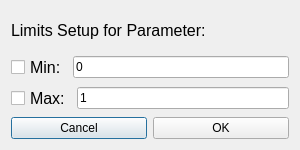
<?xml version="1.0" encoding="UTF-8"?>
<ui version="4.0">
 <class>Dialog</class>
 <widget class="QDialog" name="Dialog">
  <property name="geometry">
   <rect>
    <x>0</x>
    <y>0</y>
    <width>300</width>
    <height>150</height>
   </rect>
  </property>
  <property name="minimumSize">
   <size>
    <width>300</width>
    <height>150</height>
   </size>
  </property>
  <property name="maximumSize">
   <size>
    <width>300</width>
    <height>150</height>
   </size>
  </property>
  <property name="windowTitle">
   <string>Dialog</string>
  </property>
  <layout class="QHBoxLayout" name="horizontalLayout_4">
   <item>
    <layout class="QVBoxLayout" name="verticalLayout">
     <item>
      <widget class="QLabel" name="label">
       <property name="sizePolicy">
        <sizepolicy hsizetype="Expanding" vsizetype="Preferred">
         <horstretch>0</horstretch>
         <verstretch>0</verstretch>
        </sizepolicy>
       </property>
       <property name="maximumSize">
        <size>
         <width>361</width>
         <height>16777215</height>
        </size>
       </property>
       <property name="font">
        <font>
         <pointsize>12</pointsize>
        </font>
       </property>
       <property name="text">
        <string>Limits Setup for Parameter:</string>
       </property>
      </widget>
     </item>
     <item>
      <layout class="QHBoxLayout" name="horizontalLayout">
       <item>
        <widget class="QCheckBox" name="minCB">
         <property name="font">
          <font>
           <pointsize>12</pointsize>
          </font>
         </property>
         <property name="text">
          <string>Min:</string>
         </property>
        </widget>
       </item>
       <item>
        <widget class="QLineEdit" name="minLE">
         <property name="text">
          <string>0</string>
         </property>
        </widget>
       </item>
      </layout>
     </item>
     <item>
      <layout class="QHBoxLayout" name="horizontalLayout_2">
       <item>
        <widget class="QCheckBox" name="maxCB">
         <property name="font">
          <font>
           <pointsize>12</pointsize>
          </font>
         </property>
         <property name="text">
          <string>Max:</string>
         </property>
        </widget>
       </item>
       <item>
        <widget class="QLineEdit" name="maxLE">
         <property name="text">
          <string>1</string>
         </property>
        </widget>
       </item>
      </layout>
     </item>
     <item>
      <layout class="QHBoxLayout" name="horizontalLayout_3">
       <item>
        <widget class="QPushButton" name="cancelPB">
         <property name="text">
          <string>Cancel</string>
         </property>
        </widget>
       </item>
       <item>
        <widget class="QPushButton" name="okPB">
         <property name="text">
          <string>OK</string>
         </property>
        </widget>
       </item>
      </layout>
     </item>
    </layout>
   </item>
  </layout>
 </widget>
 <resources/>
 <connections/>
</ui>
